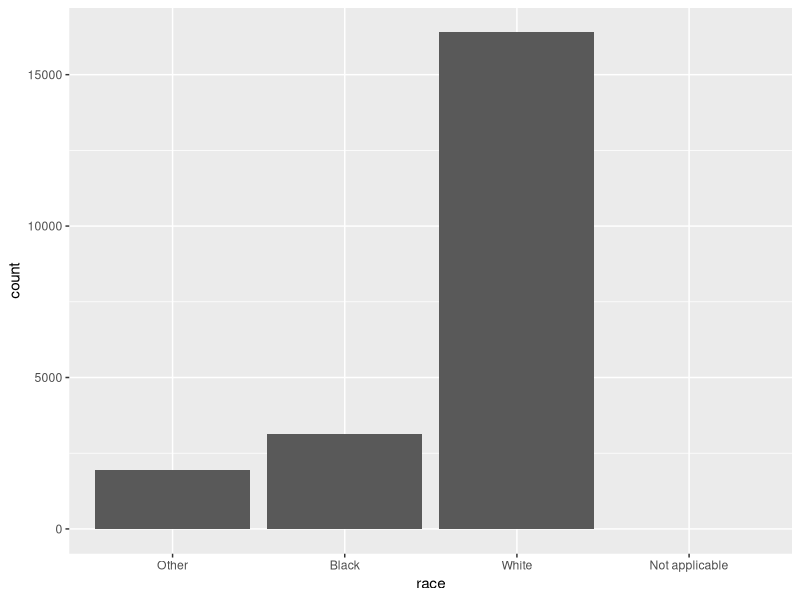
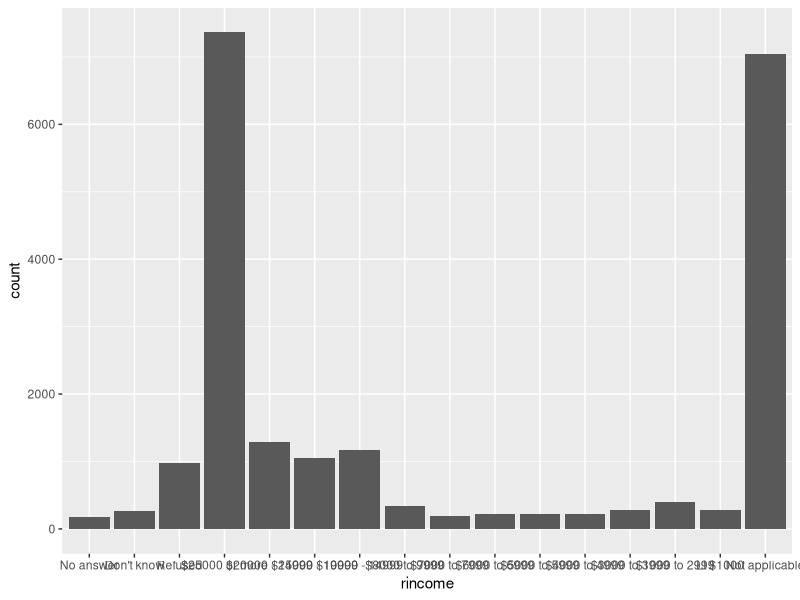
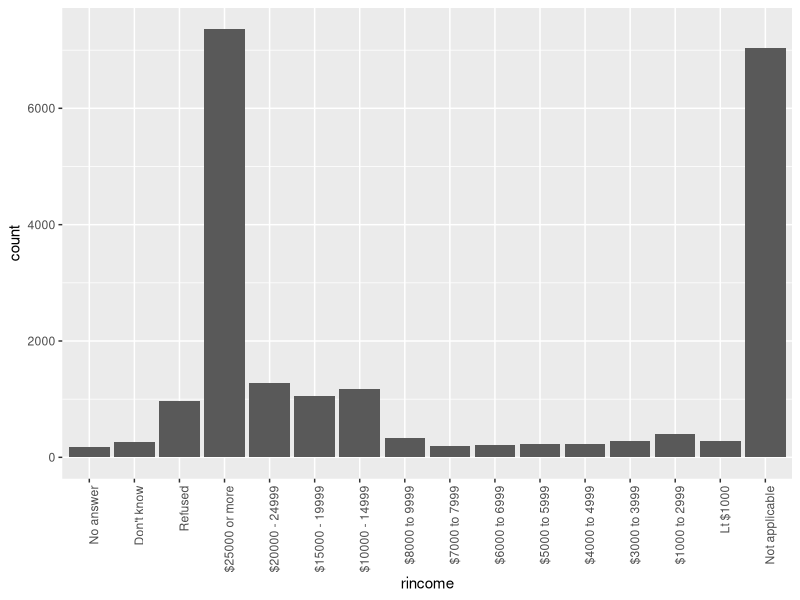
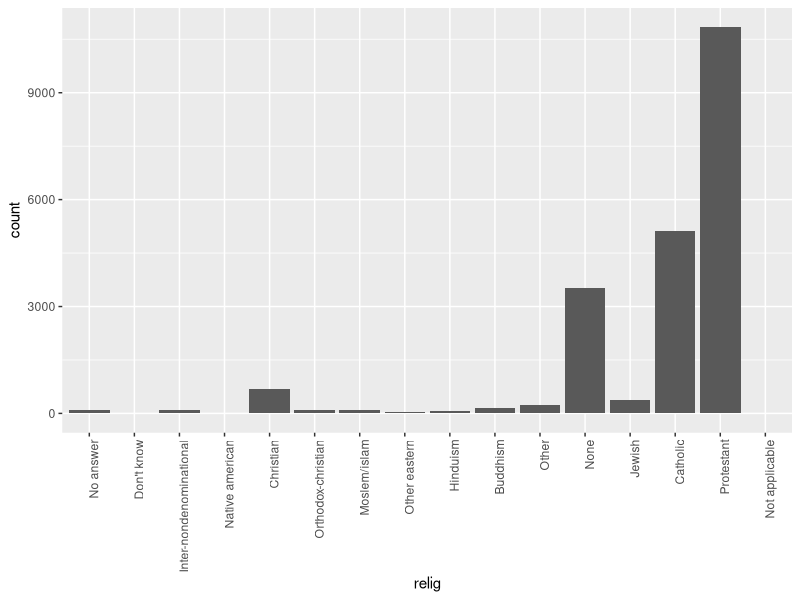
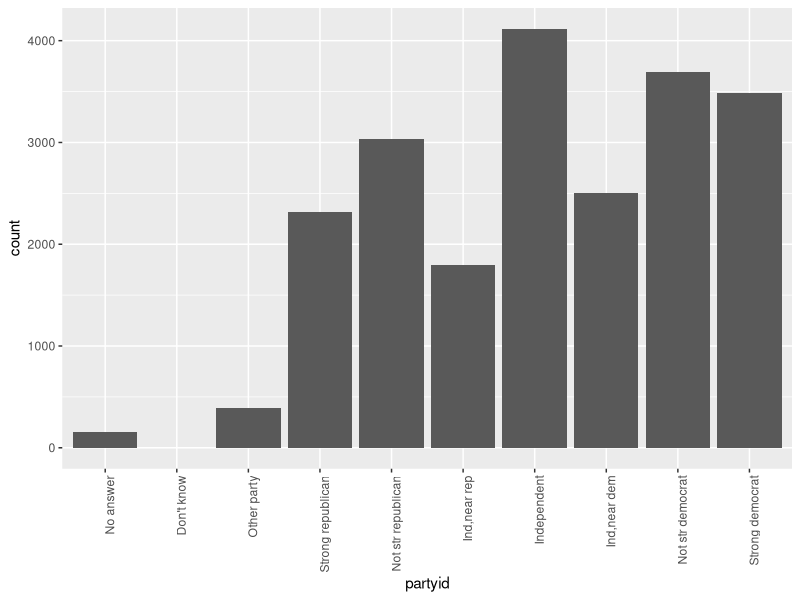
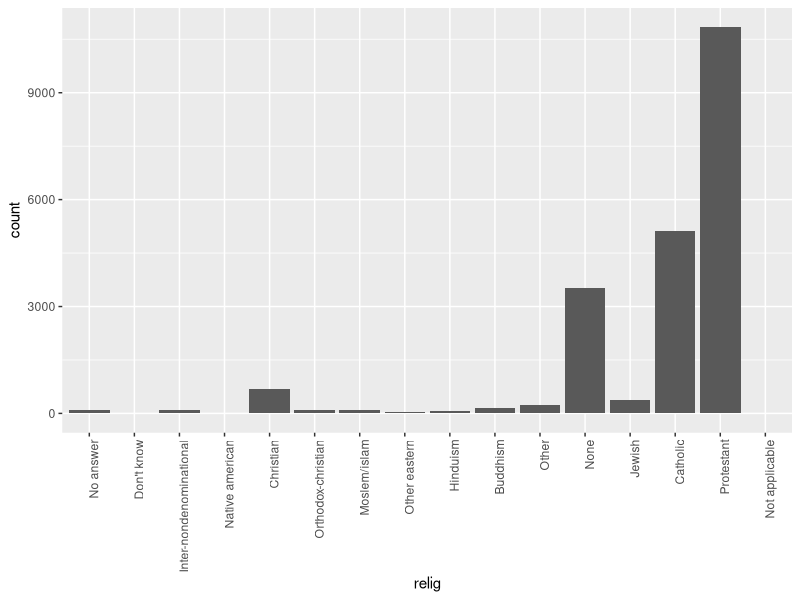

Write the R code that produced these figures, in order.
## ---- chunk 1
library(tidyverse)
library(forcats)
## ---- chunk 2
months <- c("Jan", "Feb", "Mar")
# it is possible to mistype a month, and this is bad:
months1 <- c("Jann", "Deb", "Car")
#also note that these don't sort in the order we want:
sort(months)
## ---- chunk 3
months_levels <- c("Jan", "Feb", "Mar", "Apr", "May", "Jun",
                   "Jul", "Aug", "Sep", "Oct", "Nov", "Dec")
## ---- chunk 4
y1 <- factor(months, levels=months_levels)
y1
## ---- chunk 5
y2 <- factor(months1, levels=months_levels)
y2
levels(y2)
## ---- chunk 6
View(gss_cat)
summary(gss_cat)
mean(gss_cat$tvhours,na.rm = TRUE)
## ---- chunk 7
gss_cat %>% 
  count(race)
## ---- chunk 8
gss_cat %>% 
  count(marital)
## ---- chunk 9
ggplot(gss_cat, aes(race)) +
  geom_bar() +
  scale_x_discrete(drop=FALSE)
## ---- chunk 10
ggplot(gss_cat, aes(rincome)) +
  geom_bar()+
  scale_x_discrete(drop=FALSE)
## ---- chunk 11
ggplot(gss_cat, aes(rincome)) +
  geom_bar()+
  scale_x_discrete(drop=FALSE) +
  theme(axis.text.x = element_text(angle = 90, hjust = 1))
## ---- chunk 12
ggplot(gss_cat, aes(relig)) +
  geom_bar()+
  scale_x_discrete(drop=FALSE) +
  theme(axis.text.x = element_text(angle = 90, hjust = 1))
## ---- chunk 13
ggplot(gss_cat, aes(partyid)) +
  geom_bar()+
  scale_x_discrete(drop=FALSE) +
  theme(axis.text.x = element_text(angle = 90, hjust = 1))
## ---- chunk 14
gss_cat %>% 
  count(partyid)
## ---- chunk 15
ggplot(gss_cat, aes(relig)) +
  geom_bar()+
  scale_x_discrete(drop=FALSE) +
  theme(axis.text.x = element_text(angle = 90, hjust = 1))
## ---- chunk 16
levels(gss_cat$relig)
## ---- chunk 17
gss_cat %>% 
  count(relig)
